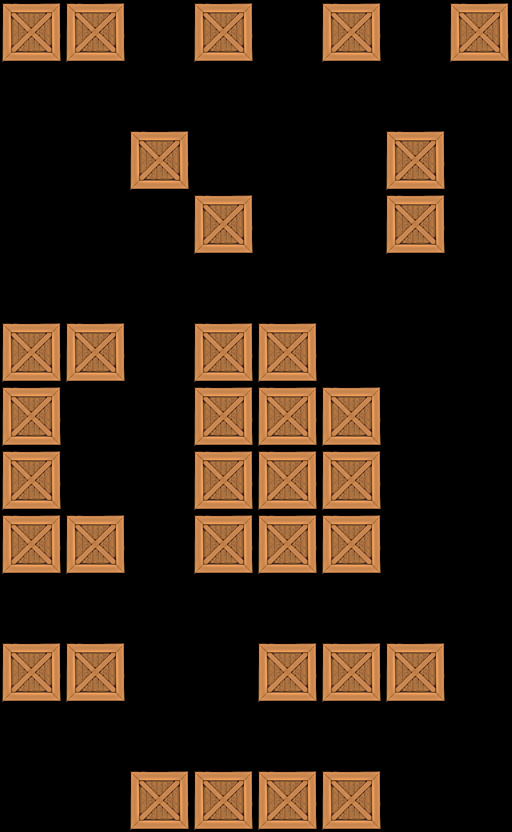

A level layout from a 2D game, rendered from its tile map. Below: a short description, then the map file with tile-grid data replaced by summaries:
An orthogonal 8x13 tile map with 64x64 px tiles, 1 tile layer (Tile Layer 1).

<map version="1.0" orientation="orthogonal" width="8" height="13" tilewidth="64" tileheight="64">
 <tileset firstgid="1" name="crate" tilewidth="64" tileheight="64">
  <image source="../../crate5.png" width="64" height="64" />
 </tileset>
 <layer name="Tile Layer 1" width="8" height="13">
  <data>[104 cells, 35 non-empty, 1 distinct tile ids]</data>
 </layer>
</map>
